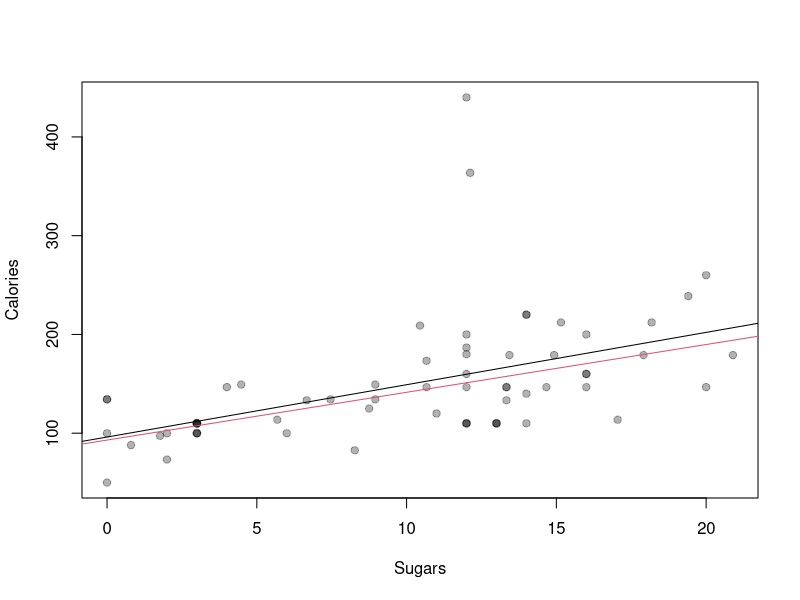
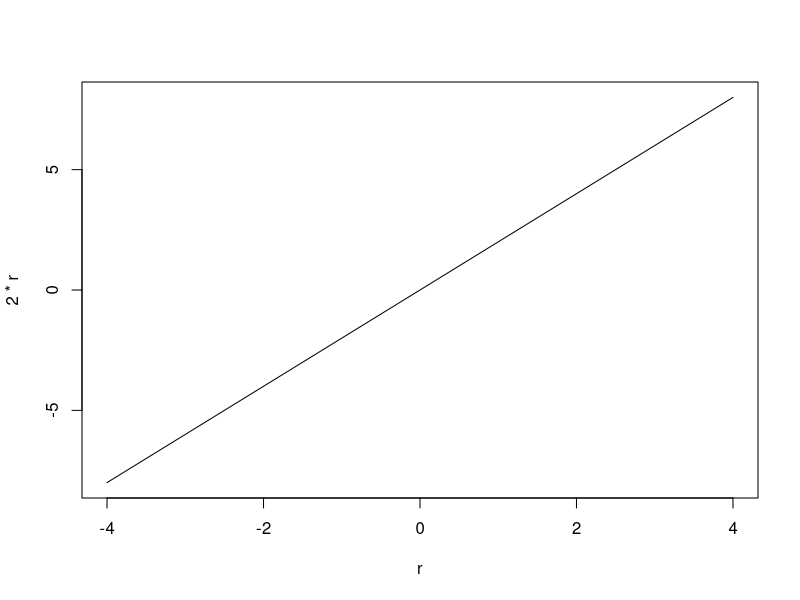
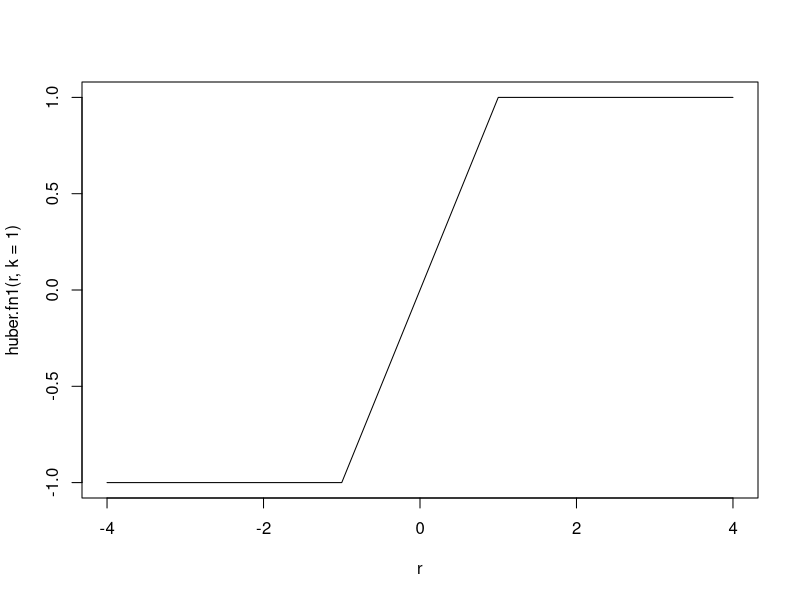
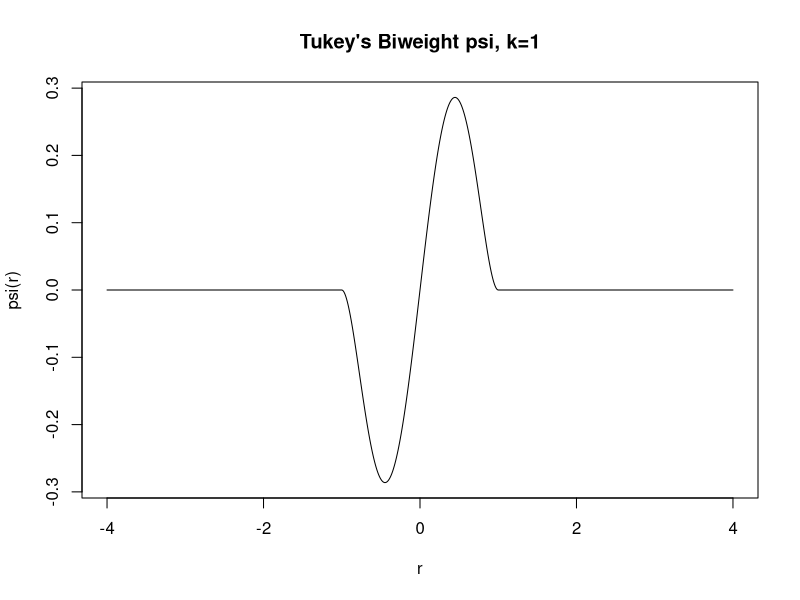
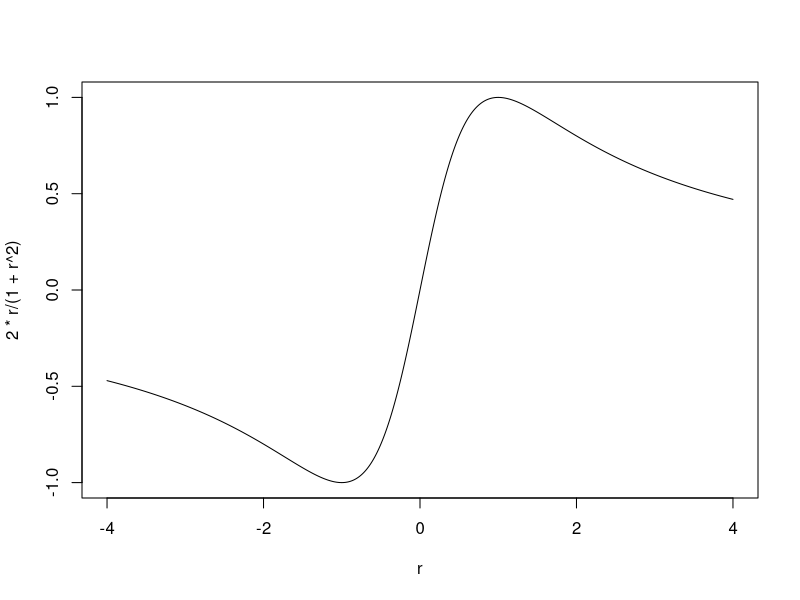

Write the R code that produced these figures, in order.
library(MASS)
data(UScereal)
head(UScereal[, c('sugars', 'calories')])

x <- UScereal$sugars
y <- UScereal$calories

# Plot sugars vs. number of calories and overlay a regression line
plot(x, y, pch=19, col=adjustcolor("black", 0.3),
     xlab="Sugars", ylab="Calories")
abline(lm(y ~ x, data.frame(y=y, x=x)), col=1)

# Need to worry about discrete numbers because there are overlaps

# Plot regression line with outliers removed (y>300)
abline(lm(y ~ x, data.frame(y=y, x=x), weights=as.numeric(y<300)), col=2)

# Plot the derivative of r^2 over the range [-4, 4]
# Similar to the sensitivity curve for the mean
r = seq(-4, 4, 0.01)
plot(r, 2*r, type='l')

# Plot the first derivative of the Huber function with k=1
# Similar to the sensitivity curve for the median
huber.fn1 <- function(r, k=1) {
  val = r
  subr = abs(r) > k
  val[subr] = k * sign(r[subr])
  return(val)
}
plot(r, huber.fn1(r, k=1), type='l')

# Plot the first derivative of Tukey's biweight function
# Different from the others because the 1st derivative comes back to the horizontal axis
TukeyBiweightpsi <- function(r, c=1) {
  psivals <- rep(0, length(r))
  middlevals <- {abs(r) <= c}
  psivals[middlevals] <- r[middlevals] * (1 - (r[middlevals]/c)^2)^2
  return(psivals)
}
plot(r, TukeyBiweightpsi(r), type='l',
     ylab="psi(r)", xlab='r', main="Tukey's Biweight psi, k=1")

# Plot g(r) = 2r/(1+r^2)
# This would be resistant to outliers because the curve goes back to 0
plot(r, 2*r/(1+r^2), type='l')
